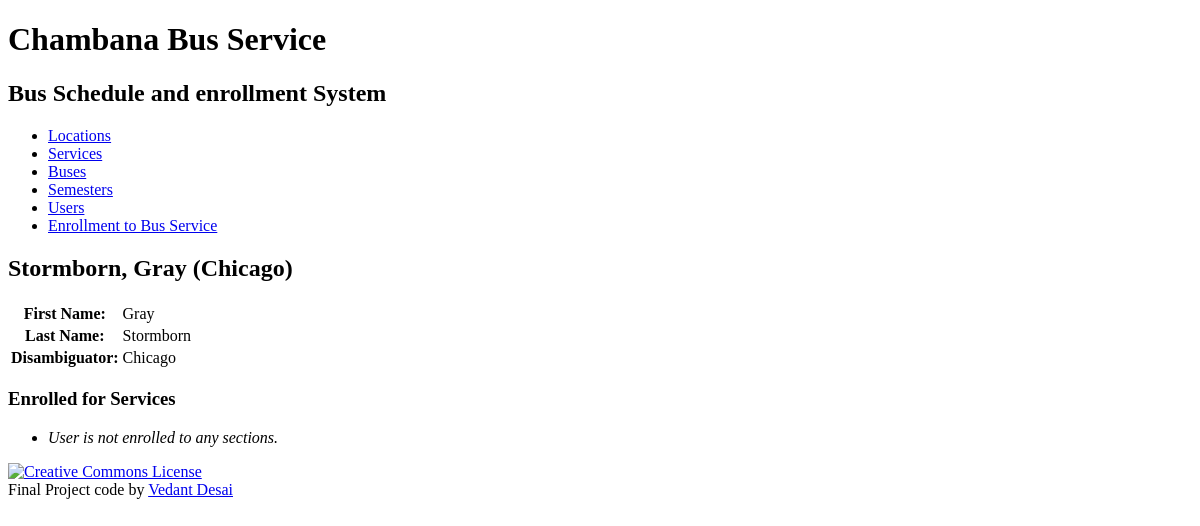
The page /user/4/ on the database as committed earlier.
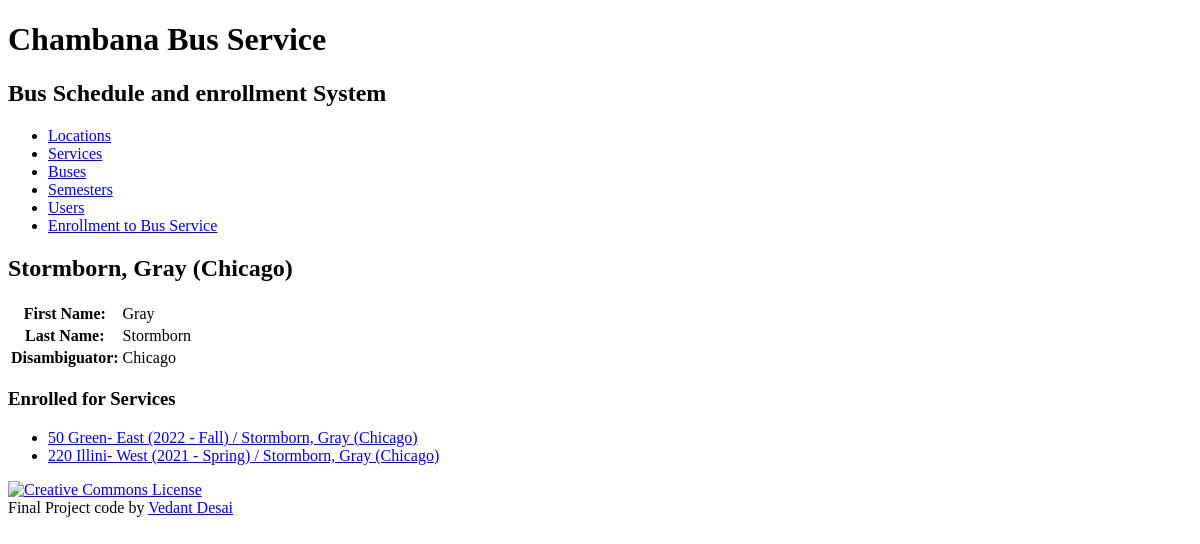
The same page on the database as committed later.
### bookinginfo/models.py (models this page shows, shortened)
class Enrollment(models.Model):
    enroll_id = models.AutoField(primary_key=True)
    user = models.ForeignKey(User, related_name='enrollments', on_delete=models.PROTECT)
    service = models.ForeignKey(Service, related_name='enrollments', on_delete=models.PROTECT)
    def __str__(self):
        return '%s / %s' % (self.service, self.user)
    def get_absolute_url(self):
        return reverse('bookinginfo_enrollment_detail_urlpattern',
                       kwargs={'pk': self.pk}
                       )
    class Meta:
        ordering = ['service', 'user']
        constraints = [
            UniqueConstraint(fields=['service', 'user'], name='unique_enrollment')
        ]

class Service(models.Model):
    service_id = models.AutoField(primary_key=True)
    trip_direction = models.CharField(max_length=45)
    start_location = models.ForeignKey(LocationDetail, related_name='startlocation', on_delete=models.PROTECT)
    end_location = models.ForeignKey(LocationDetail, related_name='endlocation', on_delete=models.PROTECT)
    bus = models.ForeignKey(BusName, related_name='schedules', on_delete=models.PROTECT)
    semester = models.ForeignKey(Semester, related_name='schedules', on_delete=models.PROTECT)
    def __str__(self):
        return '%s %s- %s (%s)' % (self.bus.bus_number, self.bus.bus_name, self.trip_direction, self.semester.__str__())
    class Meta:
        ordering = ['bus', 'trip_direction', 'semester']
        constraints = [
            UniqueConstraint(fields=['semester', 'bus', 'trip_direction'], name='unique_service')
        ]

class BusName(models.Model):
    bus_id = models.AutoField(primary_key=True)
    bus_name = models.CharField(max_length=155)
    bus_number = models.IntegerField(unique=True)
    class Meta:
        ordering = ['bus_number', 'bus_name']
        constraints = [
            UniqueConstraint(fields=['bus_number', 'bus_name'], name='unique_busName')
        ]

class Semester(models.Model):
    semester_id = models.AutoField(primary_key=True)
    year = models.ForeignKey(Year, related_name='semesters', on_delete=models.PROTECT)
    period = models.ForeignKey(Period, related_name='semesters', on_delete=models.PROTECT)
    def __str__(self):
        return '%s - %s' % (self.year.year, self.period.period_name)
    class Meta:
        ordering = ['year__year', 'period__period_sequence']
        constraints = [
            UniqueConstraint(fields=['year', 'period'], name='unique_semester')
        ]

class Year(models.Model):
    year_id = models.AutoField(primary_key=True)
    year = models.IntegerField(unique=True)
    class Meta:
        ordering = ['year']

class Period(models.Model):
    period_id = models.AutoField(primary_key=True)
    period_sequence = models.IntegerField(unique=True)
    period_name = models.CharField(max_length=45, unique=True, default='')
    class Meta:
        ordering = ['period_sequence']

class User(models.Model):
    user_id = models.AutoField(primary_key=True)
    first_name = models.CharField(max_length=45)
    last_name = models.CharField(max_length=45)
    disambiguator = models.CharField(max_length=45, blank=True, default='')
    def __str__(self):
        result = ''
        if self.disambiguator == '':
            result = '%s, %s' % (self.last_name, self.first_name)
        else:
            result = '%s, %s (%s)' % (self.last_name, self.first_name, self.disambiguator)
        return result
    class Meta:
        ordering = ['last_name', 'first_name', 'disambiguator']
        constraints = [
            UniqueConstraint(fields=['last_name', 'first_name', 'disambiguator'], name='unique_user')
        ]

### bookinginfo/views.py (the view)
class UserDetail(View):
    def get(self, request, pk):
        user = get_object_or_404(
            User,
            pk=pk
        )
        service_list = user.enrollments.all()
        return render(
            request,
            'bookinginfo/user_detail.html',
            {
                'user': user,
                'service_list': service_list}
        )

### bookinginfo/templates/bookinginfo/user_detail.html (shortened to what this page needs)
{% extends 'bookinginfo/base.html' %}
{% block content %}
    <h2>{{ user }}</h2>
    <section>
        <table>
            <tr>
                <th>First Name:</th>
                <td>{{ user.first_name }}</td>
            </tr>
            <tr>
                <th>Last Name:</th>
                <td>{{ user.last_name }}</td>
            </tr>
            {% if user.disambiguator %}
                <tr>
                    <th>Disambiguator:</th>
                    <td>{{ user.disambiguator }}</td>
                </tr>
            {% endif %}
        </table>
    </section>
    <h3>Enrolled for Services</h3>
    <section>
        <ul>
            {% for service in service_list %}
                <li>
                    <a href="{{ service.get_absolute_url }}">{{ service }}</a>
                </li>
            {% empty %}
                <li><em>User is not enrolled to any sections.</em></li>
            {% endfor %}
        </ul>
    </section>
{% endblock %}

Rows that differ between the two databases and show on the page:
added Enrollment: service+user "50 Green- East (2022 - Fall) / Stormborn, Gray (Chicago)"
added Enrollment: service+user "220 Illini- West (2021 - Spring) / Stormborn, Gray (Chicago)"
Other text that changed with them:
text no longer shown: "User is not enrolled to any sections."
